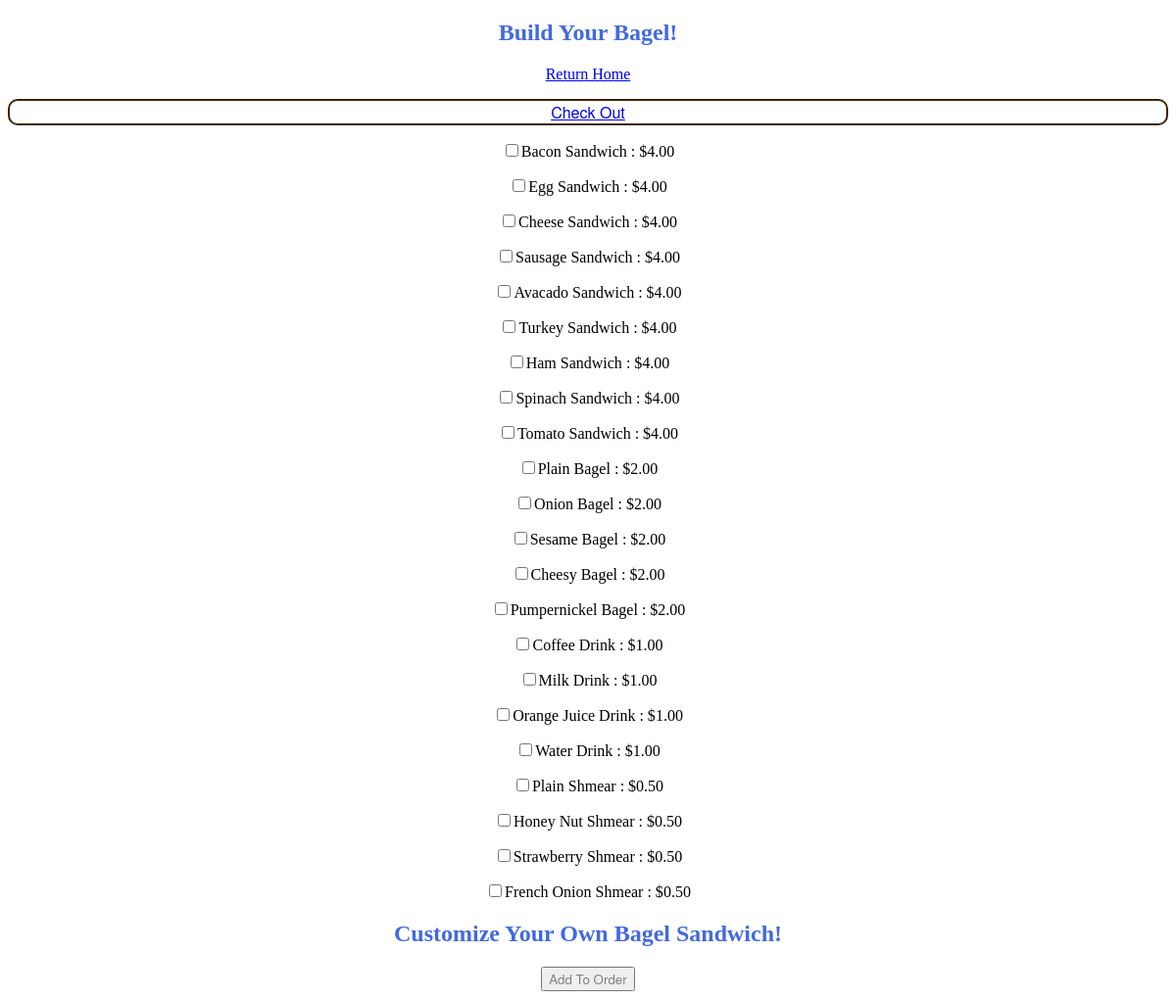
The app's page /home/build/, older data.
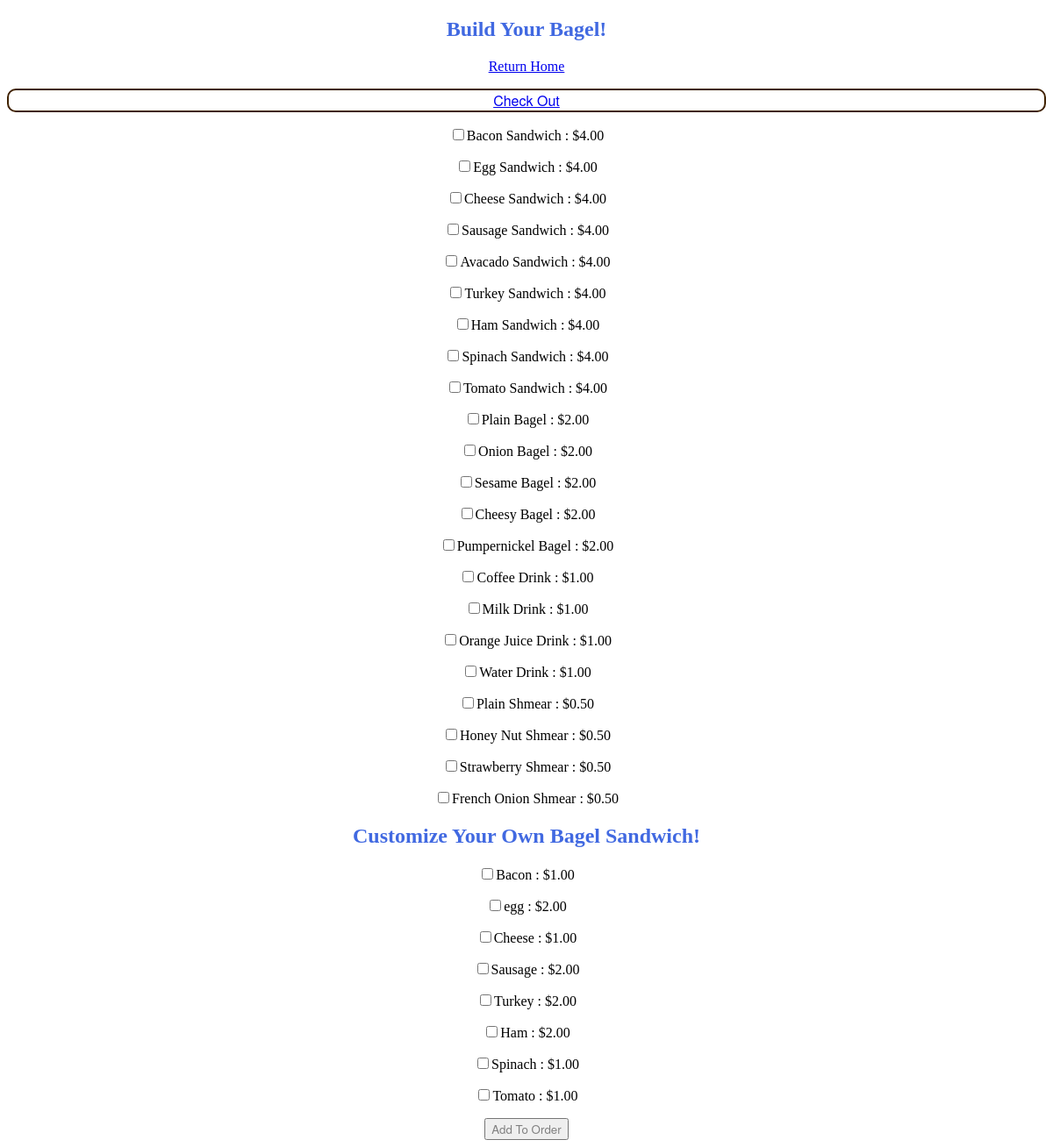
The same page, newer data.
### home/models.py (models this page shows, shortened)
class foodItem(models.Model):
    type = models.CharField(max_length=200)
    sub_type = models.CharField(max_length=200)
    inv_count = models.IntegerField()
    price = models.DecimalField(decimal_places=2,max_digits=10)
    item_id = models.IntegerField(default=random.randint(1000, 140000))
    def __str__(self):
        return self.sub_type

class Ingredients(models.Model):
    type = models.CharField(max_length=200)
    price = models.DecimalField(decimal_places=2, max_digits=10)
    inv_count = models.IntegerField(default=0)
    def __str__(self):
        return self.type

### home/views.py (the view)
# urls.py: path('build/', views.build, name='build'),
def build(request):
    print("Processing Order: ", request.method)
    food_list = foodItem.objects.order_by('-price')
    ingredient_list = Ingredients.objects.all()
    context = {
        'food_list': food_list,
        'ingredient_list': ingredient_list
    }
    if request.method == 'POST':
        form = CheckForm(request.POST)
        if form.is_valid():
            checked = request.POST.getlist('checked')
            ingrChecked = request.POST.getlist('ingrChecked')
            order = request.user.profile.order
            for item in checked:
                currFoodItem = foodItem.objects.get(item_id=item)
                print("CurrFoodItem: ", currFoodItem.type)
                order.bagels.append(currFoodItem)
            sandwich = BagelSandwich()
            for item in ingrChecked:
                currIngr = Ingredients.objects.get(type=item)
                sandwich.addItem(currIngr)
                sandwich.save()
            order.sandwiches.append(sandwich)
            print(order.bagels)
        return redirect('/build')
    else:
        return render(request, 'home/build.html', context)

### home/templates/home/build.html (shortened to what this page needs)
{% load static %}
<!DOCTYPE html>
<html lang="en">
	<head>
		<link href="{% static 'home/style.css' %}" rel="stylesheet">
	</head>
	<body>
		<h2>Build Your Bagel!</h2>
		<div>
			<a href='/home' >Return Home</a>
		</div>
			<p class="brown"><a href="checkout">Check Out</a></p>
			{% if food_list %}
			<form method="post">
				<div>
				{% for foodItem in food_list %}
					<input type="checkbox" class="center" value={{foodItem.item_id}} name="checked" id={{foodItem}}>{{ foodItem.sub_type }} {{foodItem.type}} : ${{foodItem.price}}</input>
				{% endfor %}
				<h2>Customize Your Own Bagel Sandwich!</h2>
				{% for item in ingredient_list %}
					<input type="checkbox" class="center" value={{item.type}} name="ingrChecked" id={{item}}>{{ item.type }} : ${{item.price}}</input>
				{% endfor %}
					<input type="submit" value="Add To Order" class="menuItem"></input>
				</div>
			</form>
			{% else %}
				<p> No Items Are Available!</p>
			{% endif %}
	</body>
</html>

### home/static/home/style.css (style rules this page uses)
a { text-align: center; }
input { text-align: center; }
h2 { text-align: center; color: RoyalBlue; }
p { text-align: center; font-family: 'helvetica neue', helvetica, sans-serif; color: grey; }
.menuItem { text-align: center; font-family: 'helvetica neue', helvetica, sans-serif; color: grey; }
.brown { border-radius: 10px; border-width: 2px; border-style: solid; border-color: rgb(64, 34, 0); background: rgb(255, 255, 255); }
.center { text-align: center; }
div { text-align: center; }

Row changes from the older to the newer data that the page shows:
added Ingredients: type "Bacon", price "1.00"
added Ingredients: type "egg", price "2.00"
added Ingredients: type "Cheese", price "1.00"
added Ingredients: type "Sausage", price "2.00"
added Ingredients: type "Turkey", price "2.00"
added Ingredients: type "Ham", price "2.00"
added Ingredients: type "Spinach", price "1.00"
added Ingredients: type "Tomato", price "1.00"
